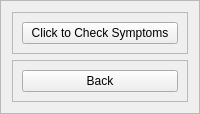
                        <widget class="QFrame" name="frame_8">
                         <property name="sizePolicy">
                          <sizepolicy hsizetype="Fixed" vsizetype="Preferred">
                           <horstretch>0</horstretch>
                           <verstretch>0</verstretch>
                          </sizepolicy>
                         </property>
                         <property name="frameShape">
                          <enum>QFrame::StyledPanel</enum>
                         </property>
                         <property name="frameShadow">
                          <enum>QFrame::Raised</enum>
                         </property>
                         <layout class="QVBoxLayout" name="verticalLayout_10">
                          <item>
                           <widget class="QFrame" name="frame_10">
                            <property name="sizePolicy">
                             <sizepolicy hsizetype="Preferred" vsizetype="Expanding">
                              <horstretch>0</horstretch>
                              <verstretch>0</verstretch>
                             </sizepolicy>
                            </property>
                            <property name="frameShape">
                             <enum>QFrame::StyledPanel</enum>
                            </property>
                            <property name="frameShadow">
                             <enum>QFrame::Raised</enum>
                            </property>
                            <layout class="QVBoxLayout" name="verticalLayout_14">
                             <item>
                              <widget class="QPushButton" name="pushButton_2">
                               <property name="styleSheet">
                                <string notr="true">font: 11pt &quot;Century Gothic&quot;;</string>
                               </property>
                               <property name="text">
                                <string>Click to Check Symptoms</string>
                               </property>
                              </widget>
                             </item>
                            </layout>
                           </widget>
                          </item>
                          <item alignment="Qt::AlignBottom">
                           <widget class="QFrame" name="frame_11">
                            <property name="frameShape">
                             <enum>QFrame::StyledPanel</enum>
                            </property>
                            <property name="frameShadow">
                             <enum>QFrame::Raised</enum>
                            </property>
                            <layout class="QVBoxLayout" name="verticalLayout_12">
                             <item>
                              <widget class="QPushButton" name="pushButton">
                               <property name="styleSheet">
                                <string notr="true">font: 11pt &quot;Century Gothic&quot;;</string>
                               </property>
                               <property name="text">
                                <string>Back</string>
                               </property>
                               <property name="icon">
                                <iconset resource="blue_icons.qrc">
                                 <normaloff>:/icons_blue/icons/rotate-ccw.svg</normaloff>:/icons_blue/icons/rotate-ccw.svg</iconset>
                               </property>
                              </widget>
                             </item>
                            </layout>
                           </widget>
                          </item>
                         </layout>
                        </widget>
